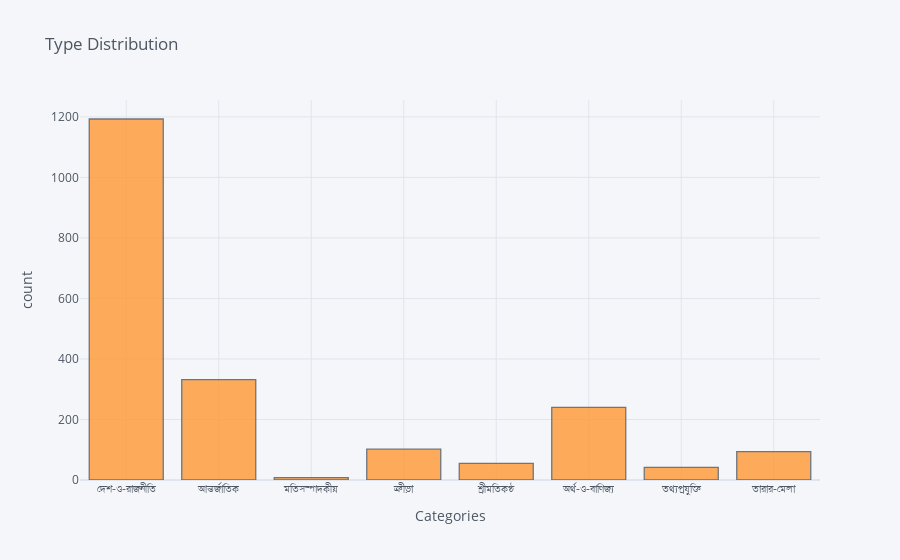

Here is the notebook cell this chart was saved with:
### Code cell
df['Category'].iplot(kind='hist', xTitle='Categories', yTitle = 'count', title = 'Type Distribution')

### Figure 1 — Plotly figure (JSON) as saved in the notebook; plotly's stock layout.template omitted (floating-point values rounded to 4 significant figures; data arrays with more than 128 entries replaced by an {"elided": "..."} marker saying what was removed)
{"data": [{"histfunc": "count", "histnorm": "", "marker": {"color": "rgba(255, 153, 51, 1.0)", "line": {"color": "#4D5663", "width": 1.3}}, "name": "Category", "opacity": 0.8, "orientation": "v", "type": "histogram", "x": {"elided": "2066 str values"}}], "layout": {"barmode": "overlay", "legend": {"bgcolor": "#F5F6F9", "font": {"color": "#4D5663"}}, "paper_bgcolor": "#F5F6F9", "plot_bgcolor": "#F5F6F9", "title": {"font": {"color": "#4D5663"}, "text": "Type Distribution"}, "xaxis": {"gridcolor": "#E1E5ED", "showgrid": true, "tickfont": {"color": "#4D5663"}, "title": {"font": {"color": "#4D5663"}, "text": "Categories"}, "zerolinecolor": "#E1E5ED"}, "yaxis": {"gridcolor": "#E1E5ED", "showgrid": true, "tickfont": {"color": "#4D5663"}, "title": {"font": {"color": "#4D5663"}, "text": "count"}, "zerolinecolor": "#E1E5ED"}}}
